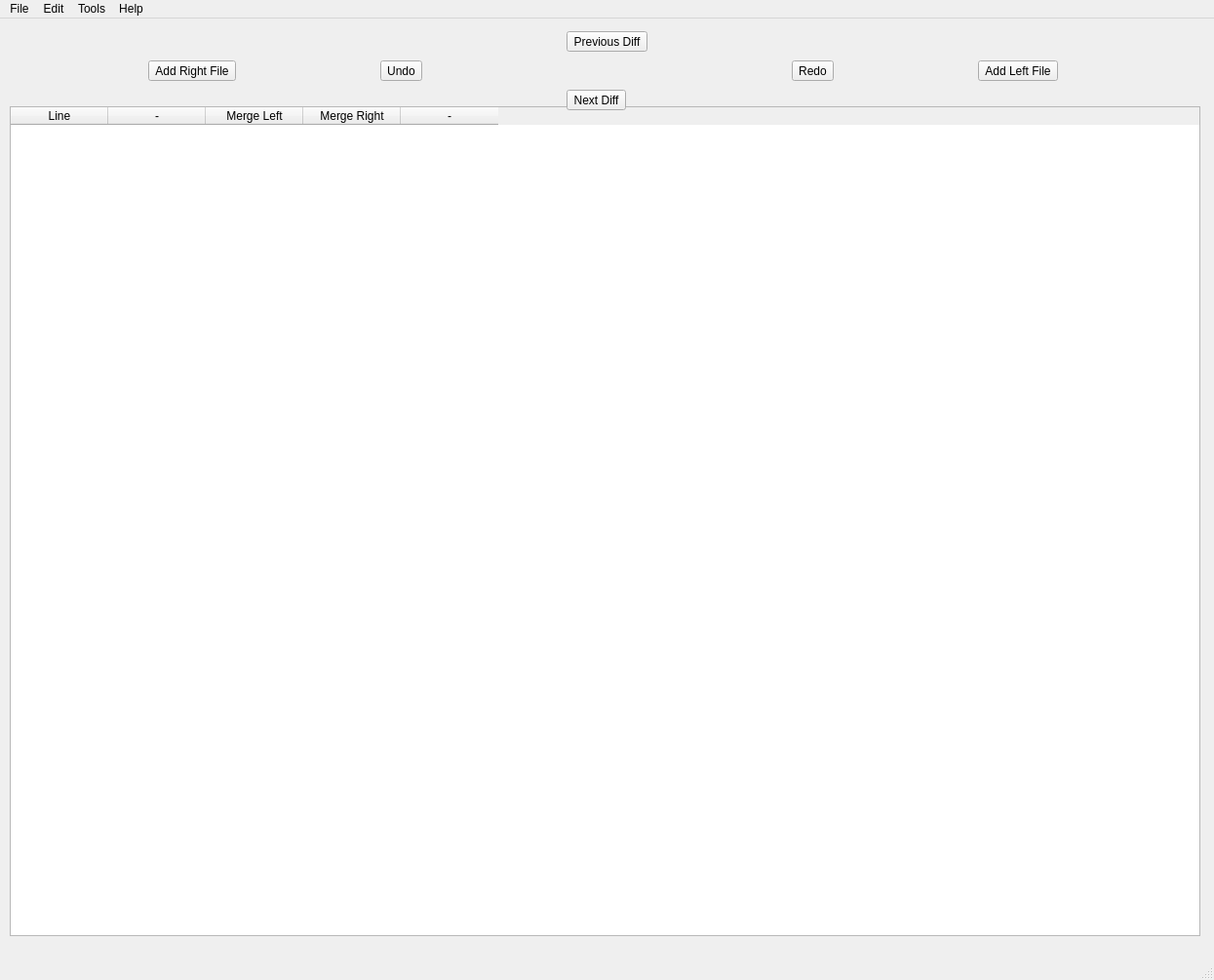
<?xml version="1.0" encoding="UTF-8"?>
<ui version="4.0">
 <class>MainWindow</class>
 <widget class="QMainWindow" name="MainWindow">
  <property name="geometry">
   <rect>
    <x>0</x>
    <y>0</y>
    <width>1245</width>
    <height>1005</height>
   </rect>
  </property>
  <property name="windowTitle">
   <string>MainWindow</string>
  </property>
  <widget class="QWidget" name="centralwidget">
   <widget class="QWidget" name="gridLayoutWidget">
    <property name="geometry">
     <rect>
      <x>10</x>
      <y>90</y>
      <width>1221</width>
      <height>851</height>
     </rect>
    </property>
    <layout class="QGridLayout" name="gridLayout">
     <item row="1" column="0">
      <widget class="QTableWidget" name="tableWidget">
       <column>
        <property name="text">
         <string>Line</string>
        </property>
       </column>
       <column>
        <property name="text">
         <string>-</string>
        </property>
       </column>
       <column>
        <property name="text">
         <string>Merge Left</string>
        </property>
       </column>
       <column>
        <property name="text">
         <string>Merge Right</string>
        </property>
       </column>
       <column>
        <property name="text">
         <string>-</string>
        </property>
       </column>
      </widget>
     </item>
    </layout>
   </widget>
   <widget class="QWidget" name="gridLayoutWidget_2">
    <property name="geometry">
     <rect>
      <x>10</x>
      <y>10</y>
      <width>1221</width>
      <height>88</height>
     </rect>
    </property>
    <layout class="QGridLayout" name="gridLayout_3">
     <item row="1" column="1">
      <widget class="QToolButton" name="toolButton_5">
       <property name="text">
        <string>Undo</string>
       </property>
      </widget>
     </item>
     <item row="1" column="0">
      <widget class="QToolButton" name="toolButton_6">
       <property name="text">
        <string>Add Right File</string>
       </property>
      </widget>
     </item>
     <item row="1" column="4">
      <widget class="QToolButton" name="toolButton_7">
       <property name="text">
        <string>Add Left File</string>
       </property>
      </widget>
     </item>
     <item row="1" column="3">
      <widget class="QToolButton" name="toolButton_4">
       <property name="text">
        <string>Redo</string>
       </property>
      </widget>
     </item>
     <item row="0" column="2">
      <widget class="QToolButton" name="toolButton">
       <property name="text">
        <string>Previous Diff</string>
       </property>
      </widget>
     </item>
     <item row="2" column="2">
      <widget class="QToolButton" name="toolButton_2">
       <property name="text">
        <string>Next Diff</string>
       </property>
      </widget>
     </item>
    </layout>
   </widget>
  </widget>
  <widget class="QMenuBar" name="menubar">
   <property name="geometry">
    <rect>
     <x>0</x>
     <y>0</y>
     <width>1245</width>
     <height>22</height>
    </rect>
   </property>
   <widget class="QMenu" name="menuFile">
    <property name="title">
     <string>File</string>
    </property>
    <addaction name="actionAdd_Right_File"/>
    <addaction name="actionAdd_Left_File"/>
    <addaction name="actionSave_Files"/>
    <addaction name="actionQuit"/>
   </widget>
   <widget class="QMenu" name="menuEdit">
    <property name="title">
     <string>Edit</string>
    </property>
    <addaction name="actionUndo_2"/>
    <addaction name="actionRedo_2"/>
    <addaction name="actionReset"/>
   </widget>
   <widget class="QMenu" name="menuTools">
    <property name="title">
     <string>Tools</string>
    </property>
   </widget>
   <widget class="QMenu" name="menuHelp">
    <property name="title">
     <string>Help</string>
    </property>
    <addaction name="actionAbout_PyMerge"/>
    <addaction name="actionQuick_Help"/>
    <addaction name="actionManual"/>
   </widget>
   <addaction name="menuFile"/>
   <addaction name="menuEdit"/>
   <addaction name="menuTools"/>
   <addaction name="menuHelp"/>
  </widget>
  <widget class="QStatusBar" name="statusbar"/>
  <action name="actionAdd_File_Right">
   <property name="text">
    <string>Add Right File</string>
   </property>
  </action>
  <action name="actionRedo">
   <property name="text">
    <string>Redo</string>
   </property>
  </action>
  <action name="actionUndo">
   <property name="text">
    <string>Undo</string>
   </property>
  </action>
  <action name="actionAdd_File_Left">
   <property name="text">
    <string>Add Left File</string>
   </property>
  </action>
  <action name="actionAdd_Right_File">
   <property name="text">
    <string>Add Right File</string>
   </property>
  </action>
  <action name="actionAdd_Left_File">
   <property name="text">
    <string>Add Left File</string>
   </property>
  </action>
  <action name="actionSave_Files">
   <property name="text">
    <string>Save Files</string>
   </property>
  </action>
  <action name="actionQuit">
   <property name="text">
    <string>Quit</string>
   </property>
  </action>
  <action name="actionUndo_2">
   <property name="text">
    <string>Undo</string>
   </property>
  </action>
  <action name="actionRedo_2">
   <property name="text">
    <string>Redo</string>
   </property>
  </action>
  <action name="actionReset">
   <property name="text">
    <string>Reset</string>
   </property>
  </action>
  <action name="actionAbout_PyMerge">
   <property name="text">
    <string>About PyMerge</string>
   </property>
  </action>
  <action name="actionQuick_Help">
   <property name="text">
    <string>Quick Help</string>
   </property>
  </action>
  <action name="actionManual">
   <property name="text">
    <string>Manual</string>
   </property>
  </action>
 </widget>
 <resources/>
 <connections/>
</ui>
